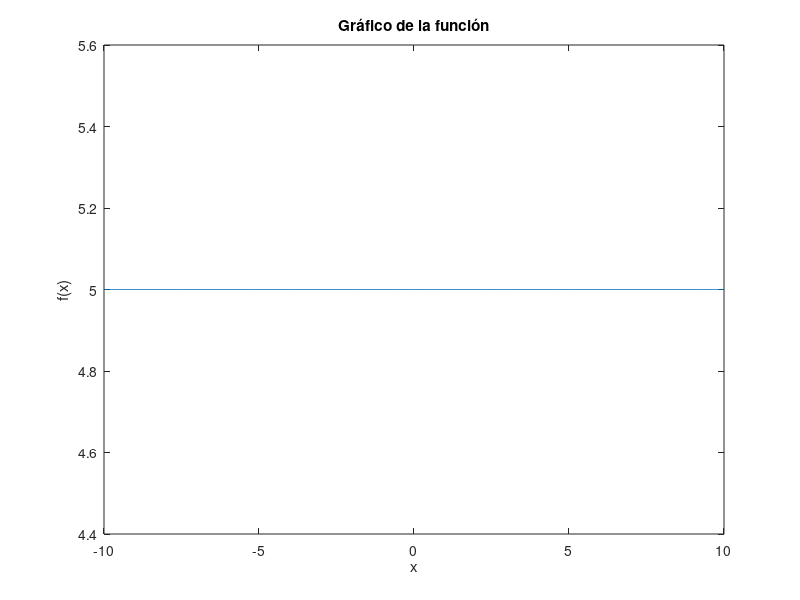

MATLAB code to generate this figure:
% Limpiar datos
clear
clc

% Solicitar al usuario que ingrese la ecuación
eq_str = input('Ingrese la ecuación en términos de x (2*x^3 - 4*x^2 + 3*x - 6): ', 's');
f = str2func(['@(x)' eq_str]);

% Solicitar al usuario que ingrese los valores iniciales
x0 = input('Ingrese el valor inicial x0: ');
x1 = input('Ingrese el valor inicial x1: ');
x2 = input('Ingrese el valor inicial x2: ');

% Número máximo de iteraciones
max_iter = input('Ingrese el número máximo de iteraciones: ');

% Error porcentual
error_porcentual = input('Ingrese el error porcentual deseado: ');

% Rango para graficar la función
x_range = linspace(-10, 10, 1000); % Cambia el rango según sea necesario

% Implementación del método de Muller
for i = 1:max_iter
    % Cálculo de la nueva aproximación
    h1 = x1 - x0;
    h2 = x2 - x1;
    delta1 = (f(x1) - f(x0)) / h1;
    delta2 = (f(x2) - f(x1)) / h2;
    a = (delta2 - delta1) / (h2 + h1);
    b = a*h2 + delta2;
    c = f(x2);
    radicando = b^2 - 4*a*c;
    if radicando >= 0
        radicando = sqrt(radicando);
        if abs(b + radicando) > abs(b - radicando)
            den = b + radicando;
        else
            den = b - radicando;
        end
        dxr = -2 * c / den;
    else
        dxr = -2 * c / (b + sqrt(b^2 - 4*a*c));
    end
    
    % Nueva aproximación
    x3 = x2 + dxr;
    error = abs((x3 - x2) / x3) * 100;
    
    % Imprimir resultados
    fprintf('Iteración %d: x = %.8f, Error = %.8f%%\n', i, x3, error);
    
    % Verificar convergencia
    if error < error_porcentual
        fprintf('Raíz encontrada en la iteración %d: %.8f\n', i, x3);
        break;
    end
    
    % Actualizar valores para la siguiente iteración
    x0 = x1;
    x1 = x2;
    x2 = x3;
end

% Graficar la función
figure;
plot(x_range, arrayfun(f, x_range));
hold on;
plot(x3, f(x3), 'ro'); % Marcar la raíz encontrada en rojo
xlabel('x');
ylabel('f(x)');
title('Gráfico de la función');

